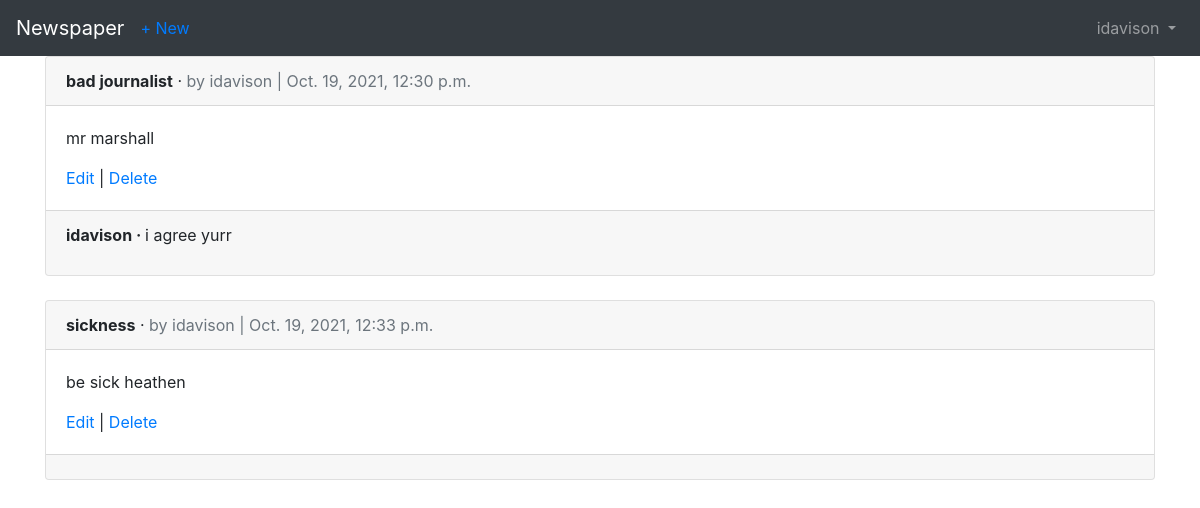
/articles/ (signed in), run on the app's committed database.
### accounts/models.py (models this page shows)
class CustomUser(AbstractUser):
	age = models.PositiveIntegerField(null = True, blank=True)

### articles/models.py (models this page shows, shortened)
class Article(models.Model):
	title = models.CharField(max_length = 255)
	body = models.TextField()
	date = models.DateTimeField(auto_now_add=True)
	author = models.ForeignKey( get_user_model(), on_delete=models.CASCADE, )

class Comment(models.Model):
	article = models.ForeignKey(Article, on_delete=models.CASCADE, related_name='comments',)
	comment = models.CharField(max_length=140)
	author = models.ForeignKey(
		get_user_model(),
		on_delete=models.CASCADE,
		)
	def __str__(self):
		return self.comment

### articles/views.py (the view)
# urls.py: path('', ArticleListView.as_view(), name='article_list'),
class ArticleListView(LoginRequiredMixin, ListView):
	model = Article
	template_name = 'article_list.html'

### templates/article_list.html (shortened to what this page needs)
{% extends 'base.html' %}
{% block content %}
{% for article in object_list %}
<div class="card">
    <div class="card-header">
        <span class="font-weight-bold">{{ article.title }}</span> &middot;
        <span class="text-muted">by {{ article.author }} |
{{ article.date }}</span>
    </div>
    <div class="card-body">
        <p>{{ article.body }}</p>
        <a href="{% url 'article_edit' article.pk %}">Edit</a> |
        <a href="{% url 'article_delete' article.pk %}">Delete</a>
    </div>
    <div class="card-footer">
        {% for comment in article.comments.all %}
        <p>
<span class="font-weight-bold">
{{ comment.author }} &middot;
</span>
            {{ comment }}
        </p>
        {% endfor %}
    </div>
</div>
<br />
{% endfor %}
{% endblock content %}

### templates/base.html (shortened to what this page needs)
<!DOCTYPE html>
<html>
<head>
	<link rel="stylesheet" href="https://stackpath.bootstrapcdn.com/bootstrap/4.5.0/css/bootstrap.min.css">
</head>
<body>
<nav class="navbar navbar-expand-lg navbar-dark bg-dark">
	<a class="navbar-brand" href="{% url 'home' %}">Newspaper</a>
	{% if user.is_authenticated %}
	<ul class="navbar-nav mr-auto">
		<li class="nav-item"><a href="{% url 'article_new' %}">+ New</a></li>
	</ul>
	{% endif %}
	<div class="collapse navbar-collapse" id="navbarSupportedContent">
		{% if user.is_authenticated %}
		<ul class="navbar-nav ml-auto">
			<li class="nav-item">
				<a class="nav-link dropdown-toggle" href="#" id="navbarDropdown" role="button" data-toggle="dropdown" aria-haspopup="true" aria-expanded="false">
					{{ user.username }}
				</a>
			</li>
		</ul>
		{% endif %}
	</div>
</nav>
<main>
	<div class="container">
		{% block content %}
		{% endblock content %}
	</div>
</main>
</body>
</html>

### data on the page
CustomUser: username "idavison"
Article: title "bad journalist", author "idavison", date "Oct. 19, 2021, 12:30 p.m.", body "mr marshall"
Comment: author "idavison", comment "i agree yurr"
Article: title "sickness", author "idavison", date "Oct. 19, 2021, 12:33 p.m.", body "be sick heathen"
